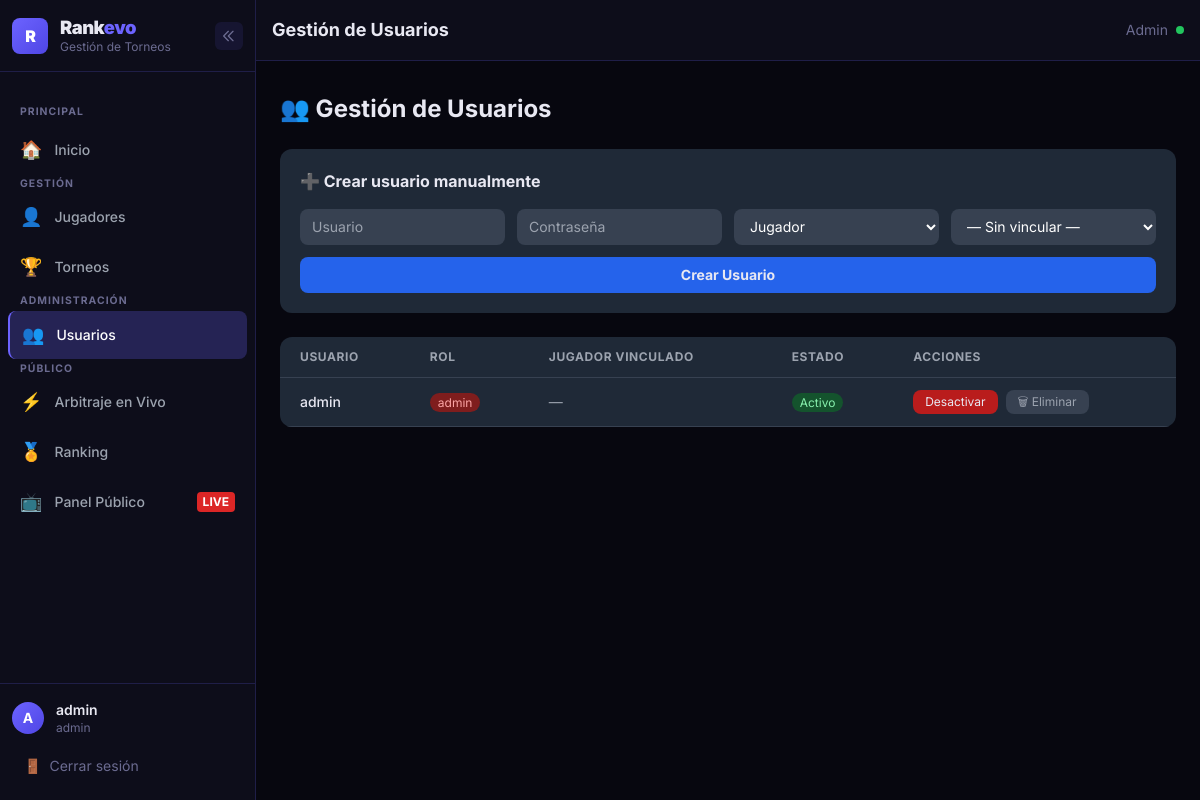
/admin/usuarios (signed in), run on an earlier commit of the app's database.
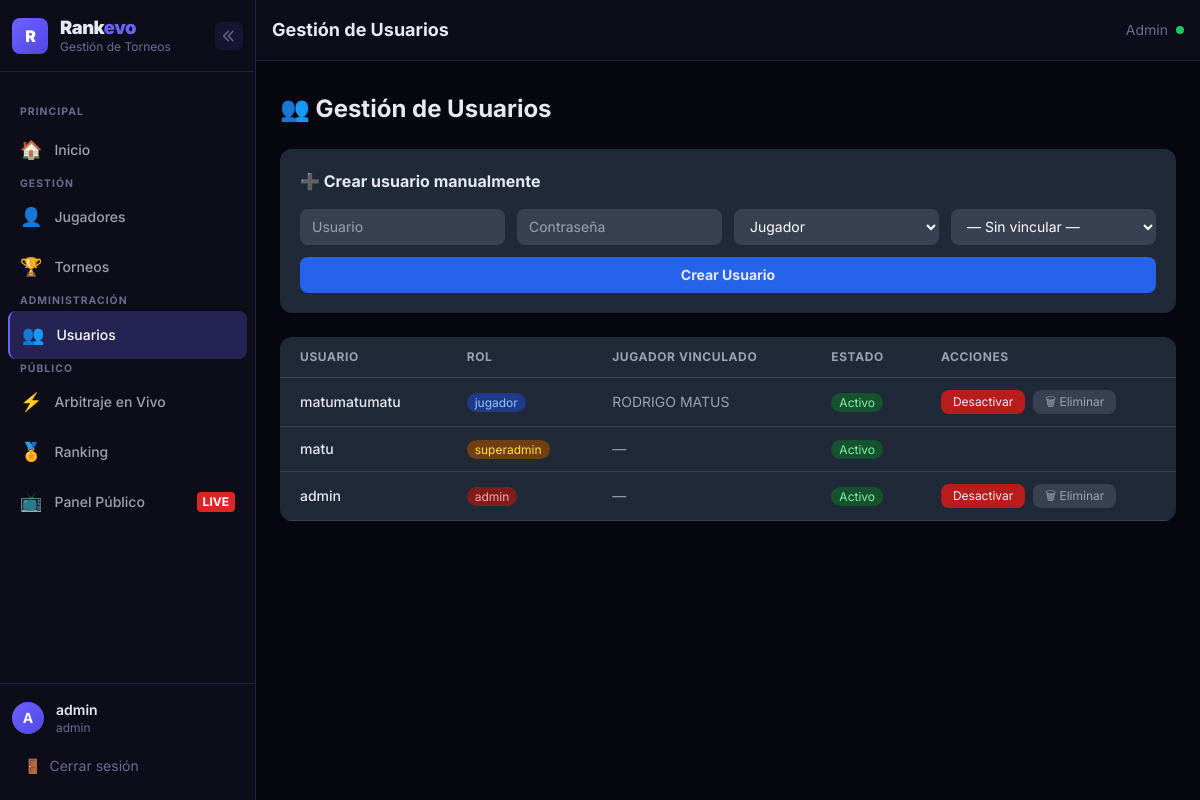
And on a later commit of the database.
### app/models.py (models this page shows, shortened)
class Usuario(UserMixin, db.Model):
    id = db.Column(db.Integer, primary_key=True)
    username = db.Column(db.String(50), unique=True, nullable=False)
    password = db.Column(db.String(200), nullable=False)
    email = db.Column(db.String(120), unique=True, nullable=True)
    rol = db.Column(db.String(20), default='jugador')
    activo = db.Column(db.Boolean, default=False)
    aprobado = db.Column(db.Boolean, default=False)
    email_verificado = db.Column(db.Boolean, default=False)
    token_verificacion = db.Column(db.String(100), nullable=True)
    jugador_id = db.Column(db.Integer, db.ForeignKey('jugador.id'), nullable=True)
    creado = db.Column(db.DateTime, default=datetime.utcnow)
    jugador = db.relationship('Jugador', backref='usuario', foreign_keys=[jugador_id])

class Jugador(db.Model):
    id = db.Column(db.Integer, primary_key=True)
    nombre = db.Column(db.String(200), nullable=False)
    categoria = db.Column(db.String(20), nullable=False)
    club = db.Column(db.String(100), nullable=True)
    activo = db.Column(db.Boolean, default=True)
    puntos_ranking = db.Column(db.Integer, default=0)
    creado = db.Column(db.DateTime, default=datetime.utcnow)

### app/routes.py (the view)
@main.route('/admin/usuarios')
@login_required
def admin_usuarios():
    if not es_admin(current_user):
        flash('Acceso denegado.', 'danger')
        return redirect(url_for('main.dashboard'))
    usuarios    = Usuario.query.order_by(Usuario.creado.desc()).all()
    solicitudes = SolicitudRegistro.query.filter_by(procesado=False).all()
    jugadores_sin_cuenta = Jugador.query.filter(
        ~Jugador.id.in_(db.session.query(Usuario.jugador_id).filter(Usuario.jugador_id != None))
    ).order_by(Jugador.nombre).all()
    return render_template('admin/usuarios.html',
        usuarios=usuarios, solicitudes=solicitudes,
        jugadores_sin_cuenta=jugadores_sin_cuenta)

### app/models.py (called while the page is built)
@login_manager.user_loader
def load_user(user_id):
    return Usuario.query.get(int(user_id))

### app/routes.py (called while the page is built)
def es_admin(usuario):
    return usuario.rol in ('admin', 'superadmin')

### app/templates/admin/usuarios.html (shortened to what this page needs)
{% extends "base.html" %}
{% block page_title %}Gestión de Usuarios{% endblock %}
{% block content %}
<h2 class="text-2xl font-bold mb-6">👥 Gestión de Usuarios</h2>
<div class="bg-gray-800 rounded-xl p-5 mb-6">
    <h3 class="font-bold mb-4">➕ Crear usuario manualmente</h3>
    <form method="POST" action="{{ url_for('main.crear_usuario') }}" class="grid grid-cols-2 md:grid-cols-4 gap-3">
        <input type="text" name="username" placeholder="Usuario" required
            class="bg-gray-700 text-white rounded-lg px-3 py-2 text-sm focus:outline-none focus:ring-2 focus:ring-blue-500">
        <input type="password" name="password" placeholder="Contraseña" required
            class="bg-gray-700 text-white rounded-lg px-3 py-2 text-sm focus:outline-none focus:ring-2 focus:ring-blue-500">
        <select name="rol" class="bg-gray-700 text-white rounded-lg px-3 py-2 text-sm">
            <option value="jugador">Jugador</option>
        </select>
        <select name="jugador_id" class="bg-gray-700 text-white rounded-lg px-3 py-2 text-sm">
            <option value="">— Sin vincular —</option>
        </select>
        <button type="submit" class="col-span-2 md:col-span-4 bg-blue-600 hover:bg-blue-700 font-bold py-2 rounded-lg text-sm transition">
            Crear Usuario
        </button>
    </form>
</div>
<div class="bg-gray-800 rounded-xl overflow-hidden">
    <table class="w-full text-sm">
        <thead>
            <tr class="border-b border-gray-700 text-gray-400 text-xs uppercase tracking-wider">
                <th class="px-5 py-3 text-left">Usuario</th>
                <th class="px-5 py-3 text-left">Rol</th>
                <th class="px-5 py-3 text-left">Jugador vinculado</th>
                <th class="px-5 py-3 text-left">Estado</th>
                <th class="px-5 py-3 text-left">Acciones</th>
            </tr>
        </thead>
        <tbody>
            {% for u in usuarios %}
            <tr class="border-b border-gray-700 hover:bg-gray-700 transition">
                <td class="px-5 py-3 font-medium">{{ u.username }}</td>
                <td class="px-5 py-3">
                    <span class="text-xs px-2 py-0.5 rounded-full
                        {% if u.rol == 'superadmin' %}bg-yellow-900 text-yellow-300
                        {% elif u.rol == 'admin' %}bg-red-900 text-red-300
                        {% elif u.rol == 'arbitro' %}bg-purple-900 text-purple-300
                        {% elif u.rol == 'jugador' %}bg-blue-900 text-blue-300
                        {% else %}bg-gray-700 text-gray-300{% endif %}">
                        {{ u.rol }}
                    </span>
                </td>
                <td class="px-5 py-3 text-gray-400">{% if u.jugador %}{{ u.jugador.nombre }}{% else %}—{% endif %}</td>
                <td class="px-5 py-3">
                    <span class="text-xs px-2 py-0.5 rounded-full {% if u.activo %}bg-green-900 text-green-300{% else %}bg-red-900 text-red-300{% endif %}">
                        {% if u.activo %}Activo{% else %}Inactivo{% endif %}
                    </span>
                </td>
                <td class="px-5 py-3">
                    <div class="flex gap-2 items-center">
                        {% if u.rol != 'superadmin' %}
                        <a href="{{ url_for('main.desactivar_usuario', usuario_id=u.id) }}"
                            class="text-xs px-3 py-1 rounded-lg transition {% if u.activo %}bg-red-700 hover:bg-red-600{% else %}bg-green-700 hover:bg-green-600{% endif %}">
                            {% if u.activo %}Desactivar{% else %}Activar{% endif %}
                        </a>
                        {% endif %}
                        {% if current_user.rol in ('admin', 'superadmin') and u.rol != 'superadmin' %}
                        <form method="POST" action="{{ url_for('main.eliminar_usuario', usuario_id=u.id) }}"
                            onsubmit="return confirm('¿Eliminar permanentemente a {{ u.username }}? Esta acción no se puede deshacer.')">
                            <button type="submit" class="text-xs px-3 py-1 rounded-lg bg-gray-700 hover:bg-red-800 text-gray-400 hover:text-red-200 transition">
                                🗑 Eliminar
                            </button>
                        </form>
                        {% endif %}
                    </div>
                </td>
            </tr>
            {% endfor %}
        </tbody>
    </table>
</div>
{% endblock %}

### app/templates/base.html (shortened to what this page needs)
<!DOCTYPE html>
<html lang="es">
<head>
    <script src="https://cdn.tailwindcss.com"></script>
</head>
<body class="min-h-screen flex">
<aside id="sidebar" class="min-h-screen flex flex-col fixed left-0 top-0 z-50 overflow-hidden">
<div class="px-3 py-4" style="border-bottom:1px solid var(--border);">
    <div class="logo-wrapper flex items-center gap-3">
        <div class="logo-icon w-9 h-9 rounded-lg flex items-center justify-center flex-shrink-0 font-black text-base"
            style="background:linear-gradient(135deg,#6C63FF,#4F46E5);color:#fff;letter-spacing:-1px;">R</div>
        <div class="logo-text flex-1 min-w-0">
            <p class="font-black leading-tight" style="color:var(--text);font-size:1.15rem;letter-spacing:-0.5px;">
                Rank<span style="color:var(--primary);">evo</span>
            </p>
            <p class="text-xs" style="color:var(--muted);">Gestión de Torneos</p>
        </div>
        <button id="toggle-btn" onclick="toggleSidebar()"
            class="hidden md:flex w-7 h-7 rounded-md items-center justify-center flex-shrink-0 transition"
            style="background:rgba(108,99,255,0.1);color:var(--muted);">
            <svg id="toggle-icon" xmlns="http://www.w3.org/2000/svg" class="w-4 h-4" fill="none" viewBox="0 0 24 24" stroke="currentColor">
                <path stroke-linecap="round" stroke-linejoin="round" stroke-width="2" d="M11 19l-7-7 7-7M18 19l-7-7 7-7"/>
            </svg>
        </button>
    </div>
</div>
    <nav class="flex-1 px-2 py-4 overflow-y-auto overflow-x-hidden space-y-0.5">
        <p class="sidebar-section-label section-label">Principal</p>
        <a href="{{ url_for('main.dashboard') }}" data-tooltip="Inicio"
            class="nav-link flex items-center gap-3 px-3 py-2.5 rounded-lg text-sm font-medium
            {% if request.endpoint == 'main.dashboard' %}nav-active{% else %}text-gray-400{% endif %}">
            <span class="text-lg flex-shrink-0">🏠</span>
            <span class="sidebar-label">Inicio</span>
        </a>
        {% if current_user.is_authenticated and current_user.rol in ('admin', 'superadmin') %}
        <p class="sidebar-section-label section-label">Gestión</p>
        <a href="{{ url_for('main.jugadores') }}" data-tooltip="Jugadores"
            class="nav-link flex items-center gap-3 px-3 py-2.5 rounded-lg text-sm font-medium
            {% if request.endpoint in ['main.jugadores','main.nuevo_jugador','main.editar_jugador','main.importar_jugadores'] %}nav-active{% else %}text-gray-400{% endif %}">
            <span class="text-lg flex-shrink-0">👤</span>
            <span class="sidebar-label">Jugadores</span>
        </a>
        <a href="{{ url_for('main.torneos') }}" data-tooltip="Torneos"
            class="nav-link flex items-center gap-3 px-3 py-2.5 rounded-lg text-sm font-medium
            {% if request.endpoint in ['main.torneos','main.nuevo_torneo','main.editar_torneo'] %}nav-active{% else %}text-gray-400{% endif %}">
            <span class="text-lg flex-shrink-0">🏆</span>
            <span class="sidebar-label">Torneos</span>
        </a>
        {% set torneo_id_url = request.view_args.get('torneo_id') if request.view_args else None %}
        <p class="sidebar-section-label section-label">Administración</p>
        <a href="{{ url_for('main.admin_usuarios') }}" data-tooltip="Usuarios"
            class="nav-link flex items-center gap-3 px-3 py-2.5 rounded-lg text-sm font-medium
            {% if request.endpoint == 'main.admin_usuarios' %}nav-active{% else %}text-gray-400{% endif %}">
            <span class="text-lg flex-shrink-0">👥</span>
            <span class="sidebar-label">Usuarios</span>
        </a>
        <p class="sidebar-section-label section-label">Público</p>
        <a href="{{ url_for('main.panel_publico') }}" target="_blank" data-tooltip="Arbitraje en Vivo"
            class="nav-link flex items-center gap-3 px-3 py-2.5 rounded-lg text-sm font-medium text-gray-400">
            <span class="text-lg flex-shrink-0">⚡</span>
            <span class="sidebar-label">Arbitraje en Vivo</span>
        </a>
        {% endif %}
        <a href="{{ url_for('main.ranking') }}" target="_blank" data-tooltip="Ranking"
            class="nav-link flex items-center gap-3 px-3 py-2.5 rounded-lg text-sm font-medium
            {% if request.endpoint == 'main.ranking' %}nav-active{% else %}text-gray-400{% endif %}">
            <span class="text-lg flex-shrink-0">🏅</span>
            <span class="sidebar-label">Ranking</span>
        </a>
        <a href="{{ url_for('main.panel_publico') }}" target="_blank" data-tooltip="Panel Público"
            class="nav-link flex items-center gap-3 px-3 py-2.5 rounded-lg text-sm font-medium text-gray-400">
            <span class="text-lg flex-shrink-0">📺</span>
            <span class="sidebar-label">Panel Público</span>
            <span class="live-badge ml-auto text-xs bg-red-600 text-white px-1.5 py-0.5 rounded font-bold animate-pulse">LIVE</span>
        </a>
    </nav>
    <div class="px-3 py-4" style="border-top:1px solid var(--border);">
        {% if current_user.is_authenticated %}
        <div class="user-wrapper flex items-center gap-3 mb-3">
            <div class="user-avatar w-8 h-8 rounded-full flex items-center justify-center text-sm font-bold flex-shrink-0"
                style="background:linear-gradient(135deg,#6C63FF,#4F46E5);color:#fff;">
                {{ current_user.username[0].upper() }}
            </div>
            <div class="user-info flex-1 min-w-0">
                <p class="text-sm font-semibold truncate" style="color:var(--text);">{{ current_user.username }}</p>
                <p class="text-xs" style="color:var(--muted);">{{ current_user.rol }}</p>
            </div>
        </div>
        <a href="{{ url_for('auth.logout') }}"
            class="logout-btn w-full flex items-center gap-2 px-3 py-2 rounded-lg text-sm transition"
            style="color:var(--muted);"
            onmouseover="this.style.background='rgba(108,99,255,0.1)';this.style.color='#fff';"
            onmouseout="this.style.background='';this.style.color='var(--muted)';">
            <span>🚪</span>
            <span class="logout-label">Cerrar sesión</span>
        </a>
        {% endif %}
    </div>
</aside>
<main id="main-content" class="flex-1 flex flex-col min-h-screen">
    <div class="topbar px-4 py-4 flex items-center justify-between sticky top-0 z-30">
        <div class="flex items-center gap-3">
            <h1 class="text-lg font-bold" style="color:var(--text);">{% block page_title %}{% endblock %}</h1>
        </div>
        <div class="flex items-center gap-2 text-sm" style="color:var(--muted);">
            {% if current_user.is_authenticated %}
            <span class="hidden sm:inline">{{ current_user.rol | capitalize }}</span>
            <span class="w-2 h-2 bg-green-500 rounded-full"></span>
            {% endif %}
        </div>
    </div>
    <div class="px-4 md:px-6 pt-4">
    </div>
    <div class="flex-1 px-4 md:px-6 py-4">
        {% block content %}{% endblock %}
    </div>
</main>
</body>
</html>

### app/templates/base.html (style rules this page uses)
*, *::before, *::after { box-sizing: border-box; }
:root { --primary: #6C63FF; --accent: #00D4AA; --dark: #07070F; --card: rgba(19,19,31,0.9); --text: #E8E8F2; --muted: #6B6B90; --border: rgba(108,99,255,0.2); }
body { background: var(--dark); color: var(--text); font-family: 'Inter', sans-serif; }
.nav-link { transition: all .2s; }
.nav-active { background: rgba(108,99,255,0.25) !important; color: #fff !important; border-left: 2px solid var(--primary); }
#sidebar { transition: width .25s ease, transform .25s ease; width: 256px; background: #0d0d1a; border-right: 1px solid var(--border); }
#main-content { transition: margin-left .25s ease; margin-left: 256px; }
#toggle-btn { transition: transform .25s ease; }
.section-label { font-size: 0.65rem; font-weight: 700; letter-spacing: 0.1em; text-transform: uppercase; color: var(--muted); padding: 0 12px; margin-top: 16px; margin-bottom: 6px; }
.topbar { background: #0d0d1a; border-bottom: 1px solid var(--border); }

What changed in the data, as far as the page shows it:
added Usuario: username "matumatumatu", rol "jugador", jugador.nombre "RODRIGO MATUS", activo "Activo"
added Usuario: username "matu", rol "superadmin", activo "Activo"
